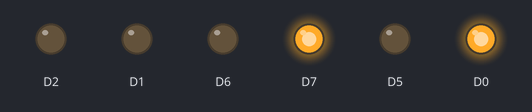
Bench run of a sketch on a simulated ESP8266 (NodeMCU). On the bench: output pins drawn as LEDs (lit = HIGH).

Above: at 2.5 s.
At 5.5 s:
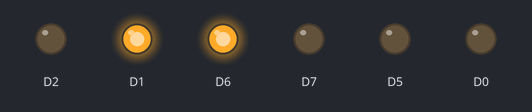
At 8.5 s:
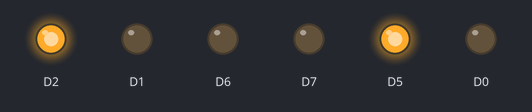
Timing chart, 0 to 14.3 s (numbered marks = the images above):
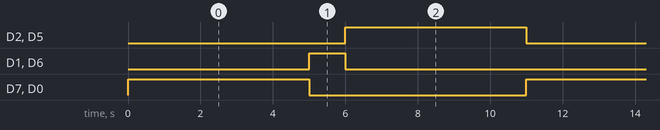

The sketch:

TrafficSignal.ino
```cpp
void setup() {
  // put your setup code here, to run once:
    pinMode(D0, OUTPUT);
    pinMode(D1, OUTPUT);
    pinMode(D2, OUTPUT);

    pinMode(D5, OUTPUT);
    pinMode(D6, OUTPUT);
    pinMode(D7, OUTPUT);
}

void loop() {
  // put your main code here, to run repeatedly:
    digitalWrite(D0,HIGH);
    digitalWrite(D1,LOW);
    digitalWrite(D2,LOW);

    digitalWrite(D5,LOW);
    digitalWrite(D6,LOW);
    digitalWrite(D7,HIGH);

    delay(5000);

    digitalWrite(D0,LOW);
    digitalWrite(D1,HIGH);
    digitalWrite(D2,LOW);

    digitalWrite(D5,LOW);
    digitalWrite(D6,HIGH);
    digitalWrite(D7,LOW);

    delay(1000);

    digitalWrite(D0,LOW);
    digitalWrite(D1,LOW);
    digitalWrite(D2,HIGH);

    digitalWrite(D5,HIGH);
    digitalWrite(D6,LOW);
    digitalWrite(D7,LOW);

    delay(5000);
}
```

Measured:
- by itself, D2, D7, D5, D0: alternates HIGH for 5.0 s and LOW for 6.0 s
- by itself, D1, D6: alternates HIGH for 1.0 s and LOW for 10.0 s
- by itself, everything shown: repeats every 11.0 s, in 3 steps
